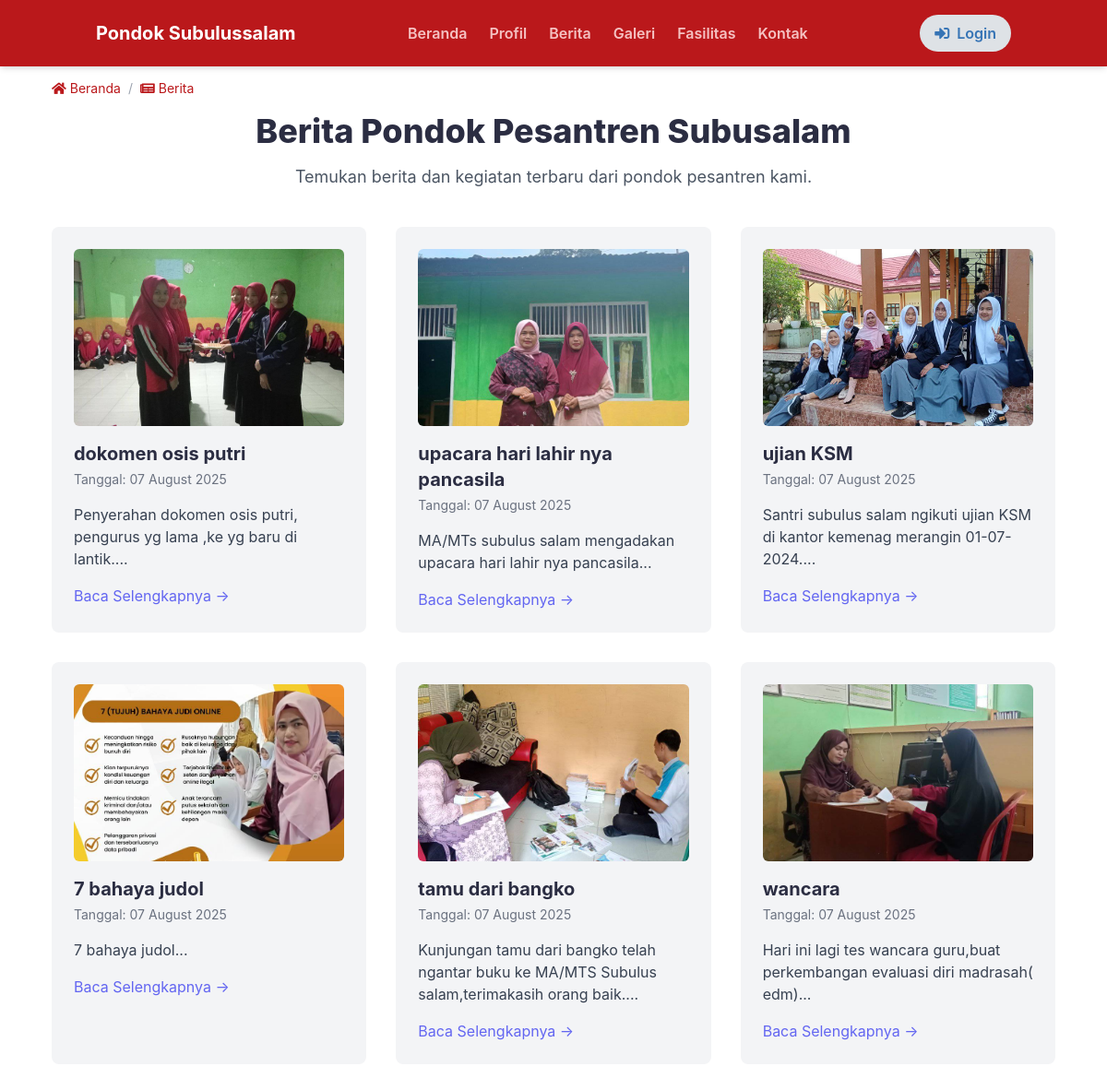
Screenshot of /berita with the database file from the repository.
### tables this page shows
CREATE TABLE `berita` (
  `id` int(11) NOT NULL,
  `judul` varchar(255) NOT NULL,
  `konten` text NOT NULL,
  `gambar` varchar(255) NOT NULL,
  `tanggal_publish` date NOT NULL,
  `created_at` timestamp NOT NULL DEFAULT current_timestamp()
);

### index.php (called while the page is built, shortened)
<?php
require_once ROOT_PATH . '/routes.php';

### models/BeritaModel.php (called while the page is built, shortened)
<?php
class BeritaModel {
    private $conn;
    public function __construct($conn) {
        $this->conn = $conn;
    }
    public function getAllBerita() {
        $sql = "SELECT * FROM berita ORDER BY tanggal_publish DESC, created_at DESC";
        $result = $this->conn->query($sql);
        $berita = [];
        if ($result->num_rows > 0) {
            while ($row = $result->fetch_assoc()) {
                $berita[] = $row;
            }
        }
        return $berita;
    }
}

### views/berita.php (the view)
 <main class="w-full min-h-screen">
      <section class="max-w-6xl w-full mx-auto px-4 sm:px-6 lg:px-8">
        <nav class="py-4 text-sm text-gray-500" aria-label="Breadcrumb">
            <ol class="list-none p-0 inline-flex">
                <li class="flex items-center">
                    <a href="/pondok-subusalam/home" class="text-[#ba181b] hover:text-[#2b2d42] inline-flex items-center">
                        <i class="fas fa-home mr-1"></i>Beranda
                    </a>
                    <span class="mx-2 text-gray-400">/</span>
                </li>
                <li class="flex items-center">
                    <a href="/pondok-subusalam/berita" class="text-[#ba181b] hover:text-[#2b2d42] inline-flex items-center" aria-current="page">
                        <i class="fas fa-newspaper mr-1"></i>Berita
                    </a>
                </li>
            </ol>
        </nav>
        <h1 class="text-4xl font-extrabold text-[#2b2d42] mb-4 text-center">Berita Pondok Pesantren Subusalam</h1>
        <p class="text-lg text-gray-600 text-center mb-10">
            Temukan berita dan kegiatan terbaru dari pondok pesantren kami.
        </p>
         <div class="mt-8 grid grid-cols-1 md:grid-cols-2 lg:grid-cols-3 gap-8">
                <?php if (isset($data['berita']) && !empty($data['berita'])): ?>
                    <?php foreach ($data['berita'] as $berita): ?>
                        <div class="bg-gray-100 rounded-lg p-6">
                            <img src="/pondok-subusalam/assets/uploads/berita/<?= htmlspecialchars($berita['gambar']) ?>" alt="<?= htmlspecialchars($berita['judul']) ?>" class="w-full h-48 object-cover rounded-md mb-4">
                            <h3 class="text-xl font-bold text-[#2b2d42]"><?= htmlspecialchars($berita['judul']) ?></h3>
                            <p class="text-sm text-gray-500 mt-1">Tanggal: <?= date('d F Y', strtotime($berita['tanggal_publish'])) ?></p>
                            <p class="mt-4 text-gray-700"><?= substr(htmlspecialchars($berita['konten']), 0, 150) ?>...</p>
                            <a href="/pondok-subusalam/berita?id=<?= $berita['id'] ?>" class="mt-4 inline-block text-indigo-500 hover:underline">Baca Selengkapnya &rarr;</a>
                        </div>
                    <?php endforeach; ?>
                <?php else: ?>
                    <p class="col-span-full text-center text-gray-500">Tidak ada berita yang ditemukan.</p>
                <?php endif; ?>
            </div>
    </section>
</main>

### routes.php (shortened to what this page needs)
<?php
$url = isset($_GET['url']) ? $_GET['url'] : 'home';
$url = filter_var($url, FILTER_SANITIZE_URL);
$url = rtrim($url, '/');
$url = explode('/', $url);
switch ($url[0]) {
    case 'berita':
        require_once ROOT_PATH . '/controllers/BeritaController.php';
        $controller = new BeritaController();
        $controller->index();
        break;
}

### controllers/BeritaController.php
<?php
class BeritaController {
    public function index() {
        global $conn;
        require_once ROOT_PATH . '/models/BeritaModel.php';
        $beritaModel = new BeritaModel($conn);
        $id = $_GET['id'] ?? null;
        if ($id) {
            $data['berita'] = $beritaModel->getBeritaById($id);
            require_once ROOT_PATH . '/views/layouts/header.php';
            require_once ROOT_PATH . '/views/berita_detail.php';
            require_once ROOT_PATH . '/views/layouts/footer.php';
        } else {
            $data['berita'] = $beritaModel->getAllBerita();
            require_once ROOT_PATH . '/views/layouts/header.php';
            require_once ROOT_PATH . '/views/berita.php';
            require_once ROOT_PATH . '/views/layouts/footer.php';
        }
    }
}

### views/layouts/header.php (shortened to what this page needs)
<!DOCTYPE html>
<html lang="id">
<head>
    <script src="https://cdn.tailwindcss.com"></script>
    <link rel="stylesheet" href="https://cdnjs.cloudflare.com/ajax/libs/font-awesome/5.15.3/css/all.min.css">
    <link rel="stylesheet" href="https://unpkg.com/swiper/swiper-bundle.min.css" />
</head>
<body class="bg-white flex flex-col min-h-screen">
    <header class="fixed top-0 left-0 w-full z-50 shadow-md bg-[#ba181b]">
        <div class="container mx-auto px-4 py-4 flex justify-between items-center">
            <div class="flex items-center space-x-2">
                <span class="text-xl font-bold text-[#ffffff]">Pondok Subulussalam</span>
            </div>
            <nav class="hidden md:flex space-x-6">
                <a href="/pondok-subusalam/home" class="nav-link text-[#f5c2c2] hover:text-[#e5383b] font-semibold transition duration-300">Beranda</a>
                <a href="/pondok-subusalam/profil" class="nav-link text-[#f5c2c2] hover:text-[#e5383b] font-semibold transition duration-300">Profil</a>
                <a href="/pondok-subusalam/berita" class="nav-link text-[#f5c2c2] hover:text-[#e5383b] font-semibold transition duration-300">Berita</a>
                <a href="/pondok-subusalam/galeri" class="nav-link text-[#f5c2c2] hover:text-[#e5383b] font-semibold transition duration-300">Galeri</a>
                <a href="/pondok-subusalam/fasilitas" class="nav-link text-[#f5c2c2] hover:text-[#e5383b] font-semibold transition duration-300">Fasilitas</a>
                <a href="/pondok-subusalam/kontak" class="nav-link text-[#f5c2c2] hover:text-[#e5383b] font-semibold transition duration-300">Kontak</a>
            </nav>
            <div class="flex items-center space-x-4">
                <?php if (isset($_SESSION['user_id'])): ?>
                    <a href="/pondok-subusalam/admin/dashboard" class="hidden md:block bg-[#fada7a] text-[#3674b5] px-4 py-2 rounded-full font-semibold hover:bg-[#f5f0cd] transition duration-300">Dashboard</a>
                    <a href="/pondok-subusalam/logout" class="hidden md:block text-[#fada7a] hover:text-[#f5f0cd] font-semibold">Logout</a>
                <?php else: ?>
                    <a href="/pondok-subusalam/login" class="hidden md:flex items-center space-x-2 bg-[#dee2e6] text-[#3674b5] px-4 py-2 rounded-full font-semibold hover:bg-[#cfcfcf] transition duration-300">
                        <i class="fas fa-sign-in-alt"></i>
                        <span>Login</span>
                    </a>
                <?php endif; ?>
            </div>
        </div>
    </header>
</body>
</html>

### views/layouts/footer.php (shortened to what this page needs)
</body>
</html>

### views/layouts/header.php (style rules this page uses)
body { font-family: "Inter", sans-serif; padding-top: 70px; }

### rows the page displays
berita: gambar (picture), judul "dokomen osis putri", tanggal_publish "07 August 2025", konten "Penyerahan dokomen osis putri, pengurus yg lama ,ke yg baru di lantik."
berita: gambar (picture), judul "upacara hari lahir nya pancasila", tanggal_publish "07 August 2025", konten "MA/MTs subulus salam mengadakan upacara hari lahir nya pancasila"
berita: gambar (picture), judul "ujian KSM", tanggal_publish "07 August 2025", konten "Santri subulus salam ngikuti ujian KSM di kantor kemenag merangin 01-07-2024."
berita: gambar (picture), judul "7 bahaya judol", tanggal_publish "07 August 2025", konten "7 bahaya judol"
berita: gambar (picture), judul "tamu dari bangko", tanggal_publish "07 August 2025", konten "Kunjungan tamu dari bangko telah ngantar buku ke MA/MTS Subulus salam,terimakasih orang baik."
berita: gambar (picture), judul "wancara", tanggal_publish "07 August 2025", konten "Hari ini lagi tes wancara guru,buat perkembangan evaluasi diri madrasah( edm)"
